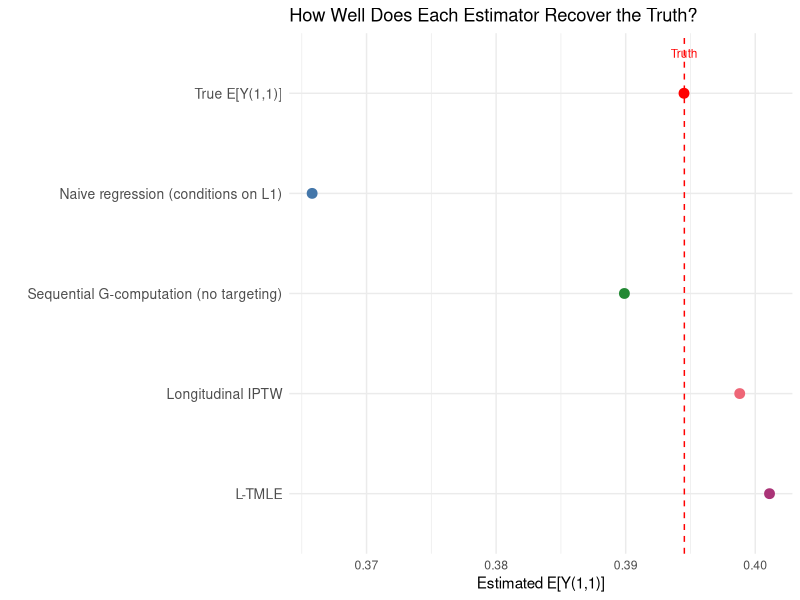

Recreate this plot in R.
## ---- chunk 1
library(tidyverse)
set.seed(2026)
n <- 2000

# --- Baseline ---
W <- rnorm(n, mean = 0, sd = 1)   # baseline confounder

# --- Time 1 ---
# Treatment at time 1 (depends on W)
g1_true <- plogis(0.5 + 0.8 * W)
A1 <- rbinom(n, 1, g1_true)

# Time-varying confounder (affected by A1 and W)
L1 <- rnorm(n, mean = 0.5 * W + 0.7 * A1, sd = 1)

# --- Time 2 ---
# Treatment at time 2 (depends on L1 and A1)
g2_true <- plogis(-0.3 + 0.6 * L1 + 0.4 * A1)
A2 <- rbinom(n, 1, g2_true)

# --- Outcome ---
# Y depends on full history
Y <- rbinom(n, 1, plogis(-2 + 0.5 * A1 + 0.6 * A2 + 0.3 * L1 +
                           0.4 * W + 0.2 * A1 * A2))

dat <- tibble(W, A1, L1, A2, Y)

cat("Observed data:\n")
head(dat)
## ---- chunk 2
# Simulate the true counterfactual under (A1=1, A2=1)
set.seed(2026)
W_cf <- W  # same baseline

# Under A1 = 1
L1_cf <- rnorm(n, mean = 0.5 * W_cf + 0.7 * 1, sd = 1)

# Under A2 = 1
Y_cf_11 <- plogis(-2 + 0.5 * 1 + 0.6 * 1 + 0.3 * L1_cf +
                     0.4 * W_cf + 0.2 * 1 * 1)

# Under (A1=0, A2=0)
L1_cf_00 <- rnorm(n, mean = 0.5 * W_cf + 0.7 * 0, sd = 1)
Y_cf_00 <- plogis(-2 + 0.5 * 0 + 0.6 * 0 + 0.3 * L1_cf_00 +
                     0.4 * W_cf + 0.2 * 0 * 0)

true_EY_11 <- mean(Y_cf_11)
true_EY_00 <- mean(Y_cf_00)
true_ATE <- true_EY_11 - true_EY_00

cat("True E[Y(1,1)]:", round(true_EY_11, 4), "\n")
cat("True E[Y(0,0)]:", round(true_EY_00, 4), "\n")
cat("True ATE:       ", round(true_ATE, 4), "\n")
## ---- chunk 3
# Fit treatment models at each time point
g1_mod <- glm(A1 ~ W, family = binomial, data = dat)
g2_mod <- glm(A2 ~ L1 + A1 + W, family = binomial, data = dat)

g1_hat <- predict(g1_mod, type = "response")
g2_hat <- predict(g2_mod, type = "response")

# Bound away from 0 and 1
g1_hat <- pmax(0.01, pmin(0.99, g1_hat))
g2_hat <- pmax(0.01, pmin(0.99, g2_hat))
## ---- chunk 4
# Cumulative probability of following the "always treat" regime
# g2 needs to be evaluated at A1=1 (the intervention value)
g2_under_a1 <- predict(g2_mod,
                        newdata = dat %>% mutate(A1 = 1),
                        type = "response")
g2_under_a1 <- pmax(0.01, pmin(0.99, g2_under_a1))

g_cumulative <- g1_hat * g2_under_a1
cat("Cumulative g range:", round(range(g_cumulative), 3), "\n")
cat("Cumulative g mean: ", round(mean(g_cumulative), 3), "\n")
## ---- chunk 5
# Step 2a: Outcome regression at the final time point
Q2_mod <- glm(Y ~ A2 + L1 + A1 + W + A1:A2, family = binomial, data = dat)

# Predict under intervention A2 = 1, keeping everything else observed
Q2_A2is1 <- predict(Q2_mod,
                     newdata = dat %>% mutate(A2 = 1),
                     type = "response")

cat("Initial Q2(A2=1) range:", round(range(Q2_A2is1), 4), "\n")
## ---- chunk 6
# Step 2b: Backwards regression — model Q2 predictions as a function of (A1, W)
# This "integrates out" L1 from the estimation

Q1_mod <- glm(Q2_A2is1 ~ A1 + W, family = quasibinomial, data = dat)

# Predict under intervention A1 = 1
Q1_A1is1 <- predict(Q1_mod,
                     newdata = dat %>% mutate(A1 = 1),
                     type = "response")

cat("Initial Q1(A1=1) range:", round(range(Q1_A1is1), 4), "\n")
cat("Initial G-comp estimate E[Y(1,1)]:", round(mean(Q1_A1is1), 4), "\n")
cat("True E[Y(1,1)]:                   ", round(true_EY_11, 4), "\n")
## ---- chunk 7
logit <- function(p) log(p / (1 - p))

# Clever covariate at time 2
# Only patients who followed regime at BOTH times contribute
H2 <- (dat$A1 == 1 & dat$A2 == 1) / (g1_hat * g2_hat)

# Prediction from Q2 at OBSERVED (A1, A2)
QA_init_t2 <- predict(Q2_mod, type = "response")

# Fluctuation model at time 2
fluc2 <- glm(dat$Y ~ -1 + offset(logit(QA_init_t2)) + H2,
             family = binomial)
eps2 <- coef(fluc2)

# Update Q2 predictions under A2=1
Q2_star <- plogis(logit(Q2_A2is1) + eps2 / (g1_hat * g2_under_a1))
# Note: for the targeted predictions under intervention, H2 = 1/g_cumulative

cat("Epsilon at time 2:", round(eps2, 5), "\n")
cat("Updated Q2*(A2=1) range:", round(range(Q2_star), 4), "\n")
## ---- chunk 8
# Re-fit backwards regression using targeted Q2*
Q1_mod_updated <- glm(Q2_star ~ A1 + W, family = quasibinomial, data = dat)

Q1_updated <- predict(Q1_mod_updated, type = "response")
Q1_under_a1 <- predict(Q1_mod_updated,
                        newdata = dat %>% mutate(A1 = 1),
                        type = "response")

# Clever covariate at time 1
H1 <- (dat$A1 == 1) / g1_hat

# Fluctuation model at time 1
fluc1 <- glm(Q2_star ~ -1 + offset(logit(Q1_updated)) + H1,
             family = quasibinomial)
eps1 <- coef(fluc1)

# Final targeted predictions under A1 = 1
Q1_star <- plogis(logit(Q1_under_a1) + eps1 / g1_hat)

cat("Epsilon at time 1:", round(eps1, 5), "\n")
## ---- chunk 9
ltmle_estimate <- mean(Q1_star)

cat("========================================\n")
cat("L-TMLE estimate E[Y(1,1)]:", round(ltmle_estimate, 4), "\n")
cat("True E[Y(1,1)]:           ", round(true_EY_11, 4), "\n")
cat("Naive G-comp (no targeting):", round(mean(Q1_A1is1), 4), "\n")
cat("========================================\n")
## ---- chunk 10
# --- Naive: condition on everything ---
naive_mod <- glm(Y ~ A1 + A2 + L1 + W, family = binomial, data = dat)
naive_pred <- predict(naive_mod,
                       newdata = dat %>% mutate(A1 = 1, A2 = 1),
                       type = "response")
naive_est <- mean(naive_pred)

# --- Standard IPTW with cumulative weights ---
# Weight = 1 / P(observed treatment sequence)
iptw_w <- ifelse(dat$A1 == 1 & dat$A2 == 1,
                 1 / (g1_hat * g2_hat),
                 0)
# Horvitz-Thompson
iptw_est <- sum(iptw_w * dat$Y) / sum(iptw_w)

# --- Compare ---
comparison <- tibble(
  Method = c("True E[Y(1,1)]",
             "Naive regression (conditions on L1)",
             "Sequential G-computation (no targeting)",
             "Longitudinal IPTW",
             "L-TMLE"),
  Estimate = round(c(true_EY_11, naive_est, mean(Q1_A1is1), iptw_est, ltmle_estimate), 4)
)
comparison
## ---- chunk 11
ggplot(comparison, aes(x = Estimate,
                       y = factor(Method, levels = rev(comparison$Method)))) +
  geom_point(size = 3, color = c("red", "#4477AA", "#228833", "#EE6677", "#AA3377")) +
  geom_vline(xintercept = true_EY_11, linetype = "dashed", color = "red", linewidth = 0.5) +
  annotate("text", x = true_EY_11, y = 5.4, label = "Truth", color = "red", size = 3) +
  labs(x = "Estimated E[Y(1,1)]", y = "", title = "How Well Does Each Estimator Recover the Truth?") +
  theme_minimal() +
  theme(axis.text.y = element_text(size = 10))
## ---- chunk 12
sessionInfo()
